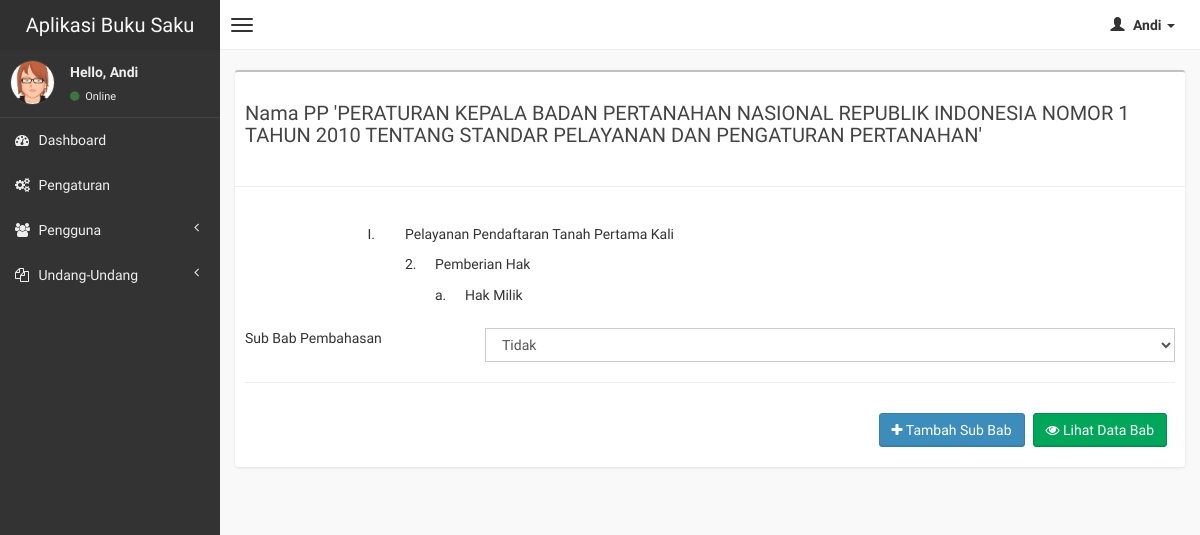
Page /pages/sop_sub_anak_sub_bab.php?id=25&id_bab_utama_sop=38&id_sub_bab_sop=33&id_anak_sub_bab_sop=20 (signed in) on the committed database.
### tables this page shows
CREATE TABLE `tb_anak_sub_bab_sop` (
  `id_anak_sub_bab_sop` int(11) NOT NULL,
  `id` int(11) NOT NULL,
  `id_bab_utama_sop` int(11) NOT NULL,
  `id_sub_bab_sop` int(11) NOT NULL,
  `urutan_anak_sub_bab` varchar(10) NOT NULL,
  `judul_anak_sub_bab` varchar(300) NOT NULL,
  `tanggal_pembuatan` timestamp NOT NULL DEFAULT current_timestamp() ON UPDATE current_timestamp()
);

CREATE TABLE `tb_nama_uu` (
  `id` int(11) NOT NULL,
  `nama_uu` varchar(255) NOT NULL,
  `status` varchar(10) NOT NULL,
  `tanggal_pembuatan` timestamp NOT NULL DEFAULT current_timestamp() ON UPDATE current_timestamp()
);

CREATE TABLE `tb_bab_utama_sop` (
  `id_bab_utama_sop` int(11) NOT NULL,
  `id` int(11) NOT NULL,
  `ada_sub_bab_bab_utama` int(2) NOT NULL,
  `urutan_bab_utama_sop` varchar(10) NOT NULL,
  `judul_bab_utama_sop` varchar(300) NOT NULL,
  `tanggal_pembuatan` timestamp NOT NULL DEFAULT current_timestamp() ON UPDATE current_timestamp()
);

CREATE TABLE `tb_sub_bab_sop` (
  `id_sub_bab_sop` int(11) NOT NULL,
  `id_bab_utama_sop` int(11) NOT NULL,
  `id` int(11) NOT NULL,
  `urutan_sub_bab` varchar(10) NOT NULL,
  `judul_sub_bab` varchar(300) NOT NULL,
  `ada_sub_bab` varchar(2) NOT NULL,
  `tanggal_pembuatan` timestamp NOT NULL DEFAULT current_timestamp() ON UPDATE current_timestamp()
);

### pages/sop_sub_anak_sub_bab.php (the view, shortened to what this page needs)
<?php
include '../connect/koneksi.php';
$get_id_bab_utama_sop = $_GET['id_bab_utama_sop'];
$get_id_sub_bab_sop = $_GET['id_sub_bab_sop'];
$get_id_anak_sub_bab_sop = $_GET['id_anak_sub_bab_sop'];
?>
<!DOCTYPE html>
<html>
<head>
  <link href="../css/bootstrap.min.css" rel="stylesheet" type="text/css" />
  <link href="../css/font-awesome.min.css" rel="stylesheet" type="text/css" />
  <link href="../css/ionicons.min.css" rel="stylesheet" type="text/css" />
  <link href="../css/morris/morris.css" rel="stylesheet" type="text/css" />
  <link href="../css/jvectormap/jquery-jvectormap-1.2.2.css" rel="stylesheet" type="text/css" />
  <link href="../css/fullcalendar/fullcalendar.css" rel="stylesheet" type="text/css" />
  <link href="../css/daterangepicker/daterangepicker-bs3.css" rel="stylesheet" type="text/css" />
  <link href="../css/bootstrap-wysihtml5/bootstrap3-wysihtml5.min.css" rel="stylesheet" type="text/css" />
  <link href="../css/AdminLTE.css" rel="stylesheet" type="text/css" />
</head>
<body class="skin-black">
  <header class="header">
    <a href="#" class="logo">
      Aplikasi Buku Saku
    </a>
    <nav class="navbar navbar-static-top" role="navigation">
      <a href="#" class="navbar-btn sidebar-toggle" data-toggle="offcanvas" role="button">
        <span class="icon-bar"></span>
        <span class="icon-bar"></span>
        <span class="icon-bar"></span>
      </a>
      <div class="navbar-right">
        <ul class="nav navbar-nav">
          <li class="dropdown user user-menu">
            <a href="#" class="dropdown-toggle" data-toggle="dropdown">
              <i class="glyphicon glyphicon-user"></i>
              <span><?= $_SESSION['nama']; ?> <i class="caret"></i></span>
            </a>
          </li>
        </ul>
      </div>
    </nav>
  </header>
  <div class="wrapper row-offcanvas row-offcanvas-left">
    <aside class="left-side sidebar-offcanvas">
      <section class="sidebar">
        <div class="user-panel">
          <div class="pull-left image">
            <img src="../img/avatar3.png" class="img-circle" alt="User Image" />
          </div>
          <div class="pull-left info">
            <p>Hello, <?= $_SESSION['nama']; ?></p>
            <a href="#"><i class="fa fa-circle text-success"></i> Online</a>
          </div>
        </div>
        <ul class="sidebar-menu">
          <li>
            <a href="../pages/dashboard.php">
              <i class="fa fa-dashboard"></i> <span>Dashboard</span>
            </a>
          </li>
          <li>
          <a href="../pages/pengaturan.php">
              <i class="fa fa-cogs"></i><span> Pengaturan</span>
            </a>
          </li>
          <li class="treeview">
            <a href="#">
              <i class="fa fa-users"></i>
              <span>Pengguna</span>
              <i class="fa fa-angle-left pull-right"></i>
            </a>
          </li>
          <li class="treeview">
            <a href="#">
              <i class="fa fa-copy"></i>
              <span>Undang-Undang</span>
              <i class="fa fa-angle-left pull-right"></i>
            </a>
          </li>
        </ul>
      </section>
    </aside>
    <aside class="right-side">
      <section class="content">
        <div class="row">
          <div class="col-xs-12">
            <div class="box">
              <?php
              $result = mysqli_query($con, "SELECT * FROM tb_anak_sub_bab_sop JOIN tb_nama_uu USING(id) JOIN tb_bab_utama_sop USING(id) JOIN tb_sub_bab_sop USING(id) WHERE tb_anak_sub_bab_sop.id_anak_sub_bab_sop='$get_id_anak_sub_bab_sop' AND tb_bab_utama_sop.id_bab_utama_sop='$get_id_bab_utama_sop' AND tb_sub_bab_sop.id_sub_bab_sop= '$get_id_sub_bab_sop'");
              while ($data = mysqli_fetch_array($result)) :
              ?>
                <div class="box-header">
                  <h4 class="box-title" style="margin-top: 20px;">Nama PP '<?= $data['nama_uu']; ?>'</h4>
                </div>
                <hr>
                <div class="box-body">
                  <div class="form-group row">
                    <span class="col-md-1"></span>
                    <h5 class="col-md-1" style="text-align: right;"><?= $data['urutan_bab_utama_sop']; ?>.</h5>
                    <div class="col-md-6">
                      <h5><?= $data['judul_bab_utama_sop']; ?></h5>
                    </div>
                  </div>
                  <div class="form-group row">
                    <span class="col-md-2"></span>
                    <h5 class="col-md-1" style="width: 10px; margin-top: -10px;"><?= $data['urutan_sub_bab']; ?>.</h5>
                    <div class="col-md-6">
                      <h5 style="margin-top: -10px;"><?= $data['judul_sub_bab']; ?></h5>
                    </div>
                  </div>
                  <div class="form-group row">
                    <span class="col-md-2"></span>
                    <span class="col-md-1" style="width: 10px; margin-top: -10px;"> </span>
                    <h5 class="col-md-1" style=" width: 10px; margin-left: 30px; margin-top: -10px; text-align: left;"><?= $data['urutan_anak_sub_bab']; ?>.</h5>
                    <div class="col-md-6">
                      <h5 style="margin-top: -10px;"><?= $data['judul_anak_sub_bab']; ?></h5>
                    </div>
                  </div>
                  <div class="form-group row">
                    <span class="col-md-3">Sub Bab Pembahasan</span>
                    <div class="col-md-9">
                      <select class="select form-control" id="sub_bab_utamaa" name="sub_bab_utamaa">
                        <option value="0">Tidak</option>
                      </select>
                    </div>
                  </div>
                  <hr>
                  <div class="0 kotak" id="ktk" hidden>
                    <div class="box-header justify-content-between ml-auto">
                      <button type="button" class="btn btn-success pull-right" style="margin-top: 10px; margin-right: 8px;" id="hidetable" onclick="hideTable()" aria-pressed="true">
                        <i class="fa fa-eye"></i> Lihat Data Bab
                      </button>
                      <button type="button" class="btn btn-primary pull-right" style="margin-top: 10px; margin-right: 8px;" id="unhidetable" onclick="unhideTable()" aria-pressed="true">
                        <i class="fa fa-plus"></i> Tambah Sub Bab
                      </button>
                    </div>
                  </div>
                </div>
              <?php
              endwhile;
              ?>
            </div>
          </div>
        </div>
      </section>
    </aside>
  </div>
</body>
</html>

### rows in the picture
tb_anak_sub_bab_sop: tb_nama_uu.nama_uu "PERATURAN KEPALA BADAN PERTANAHAN NASIONAL REPUBLIK INDONESIA NOMOR 1 TAHUN 2010 TENTANG STANDAR PELAYANAN DAN PENGATURAN PERTANAHAN", id_bab_utama_sop.urutan_bab_utama_sop "I", id_bab_utama_sop.judul_bab_utama_sop "Pelayanan Pendaftaran Tanah Pertama Kali", id_sub_bab_sop.urutan_sub_bab "2", id_sub_bab_sop.judul_sub_bab "Pemberian Hak", urutan_anak_sub_bab "a", judul_anak_sub_bab "Hak Milik"

### other values in the picture
$_SESSION['nama'] "Andi"
